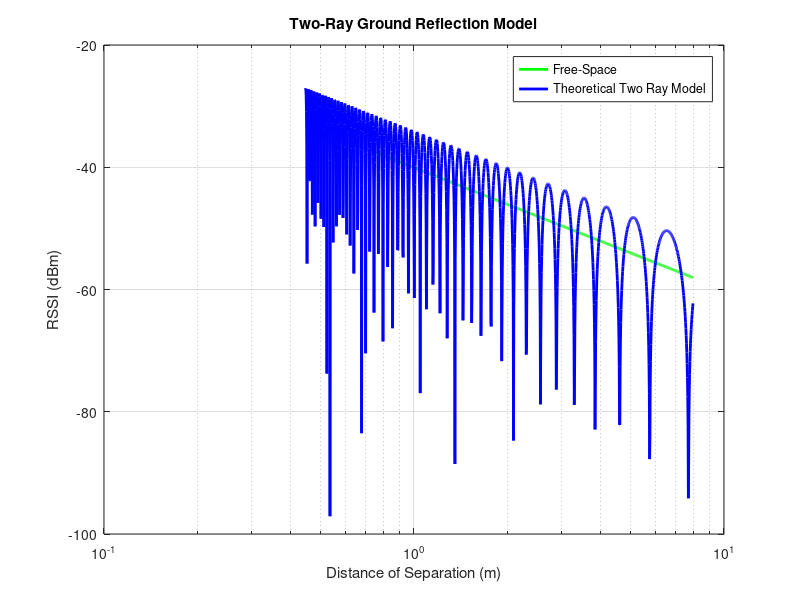

Source code (MATLAB):
clc; close all; 
clear all;



% f = 900e6;
% c = 3e8;
% % lambda = round((c/f), 3);
% lambda = 0.125;

f = 2.4e9;
c = 3e8;
lambda = c/f;

h_tx = 1.2;
h_rx = 1.2;

axis=[];

p2 = [];
pfsl = [];
path_loss = [];


for i = -350:900
    d = 10^(i/1000);
    axis =[axis d]; 
    fspower  = (lambda/(4*pi*d))^2 ;
    power2   = fspower * (2*sin(2*3.1415*h_rx*h_tx/(lambda*d)))^2;
    p2 =[p2, 10*log10(power2)];
    pfsl=[pfsl, 10*log10(fspower)];
end

semilogx(axis,pfsl,'g-', 'LineWidth', 2)
hold on;

semilogx(axis,p2,'b-', 'LineWidth', 2)
hold on;

% semilogx(axis, path_loss, 'r-', 'LineWidth', 2)
% hold on;

title('Two-Ray Ground Reflection Model'); 
xlabel('Distance of Separation (m)');
ylabel('RSSI (dBm)');
grid on;
legend('Free-Space', 'Theoretical Two Ray Model')
set(gcf,'color','w');

save p2
save pfsl